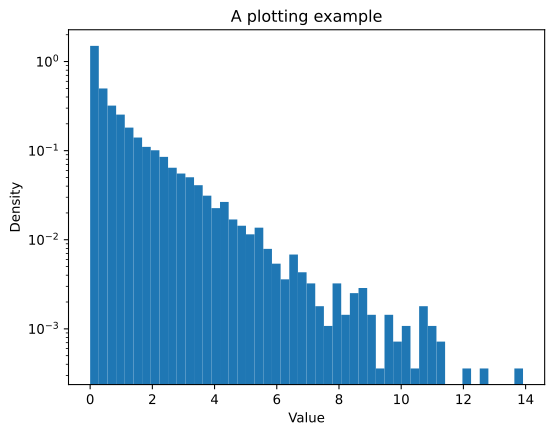

Write the Python code that produced this figure.
import matplotlib.pyplot as plt
import pyarts3 as pa

plt.hist(pa.arts.random.chi_squared_distribution(10000, 1.0), bins=50, density=True)
plt.title("A plotting example")
plt.xlabel("Value")
plt.ylabel("Density")
plt.yscale("log")
